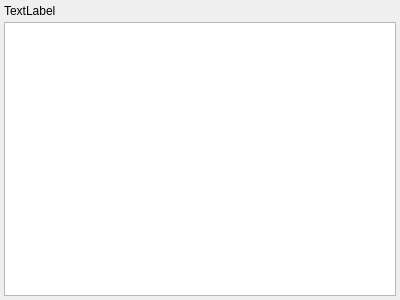
<?xml version="1.0" encoding="UTF-8"?>
<ui version="4.0">
 <class>ObservationSetTableClass</class>
 <widget class="QWidget" name="ObservationSetTableClass">
  <property name="geometry">
   <rect>
    <x>0</x>
    <y>0</y>
    <width>400</width>
    <height>300</height>
   </rect>
  </property>
  <property name="windowTitle">
   <string>Data Table</string>
  </property>
  <layout class="QGridLayout" name="gridLayout">
   <property name="leftMargin">
    <number>4</number>
   </property>
   <property name="topMargin">
    <number>4</number>
   </property>
   <property name="rightMargin">
    <number>4</number>
   </property>
   <property name="bottomMargin">
    <number>4</number>
   </property>
   <property name="verticalSpacing">
    <number>4</number>
   </property>
   <item row="1" column="0">
    <widget class="QTableWidget" name="table"/>
   </item>
   <item row="0" column="0">
    <widget class="QLabel" name="titlelabel">
     <property name="text">
      <string>TextLabel</string>
     </property>
    </widget>
   </item>
  </layout>
 </widget>
 <resources/>
 <connections/>
</ui>
